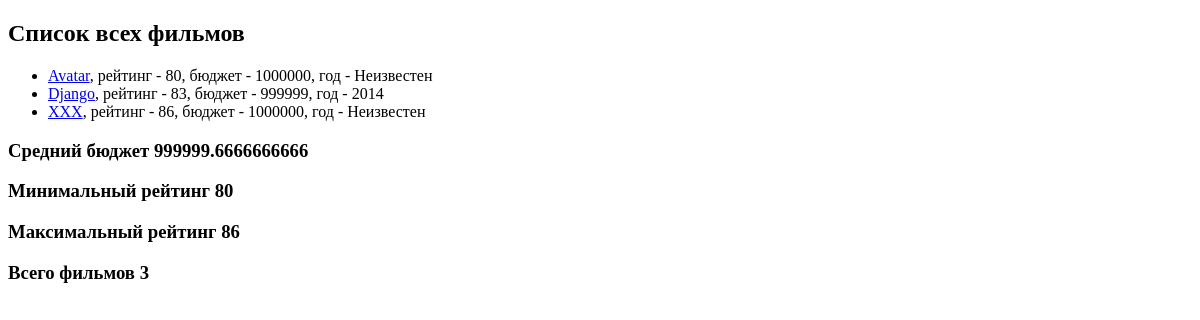
The app's page /, older data.
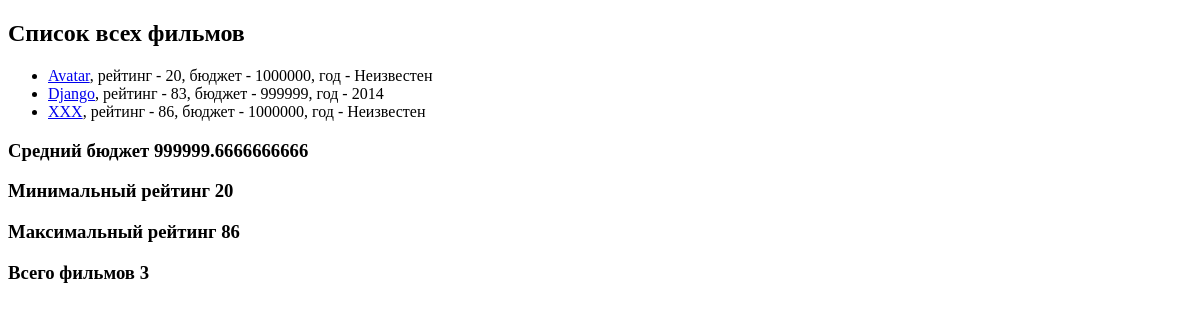
The same page, newer data.
### movie_app/models.py (models this page shows, shortened)
class Movie(models.Model):
    EUR = 'EUR'
    USD = 'USD'
    RUB = 'RUB'
    CURRENCY_CHOICES = [
        (EUR, 'Euro'),
        (USD, 'Dollars'),
        (RUB, 'Rubles'),
    ]
    name = models.CharField(max_length=40)
    rating = models.IntegerField(validators=[MinValueValidator(1),MaxValueValidator(100)])
    year = models.IntegerField(null=True, blank=True)
    budget = models.IntegerField(default=1000000, blank=True, validators=[MinValueValidator(1)])
    currency = models.CharField(max_length=3, choices=CURRENCY_CHOICES, default=RUB)
    slug = models.SlugField(default='',null=False, db_index=True)
    def get_url(self):
        return reverse('movie-detail', args=[self.slug])

### movie_app/views.py (the view)
# urls.py: path('', movie.show_all_movie),
def show_all_movie(request):
    movies = Movie.objects.annotate(
        true_bool=Value(True),
        false_bool = Value(False),
        str_field=Value('hello'),
        int_field=Value(123),
        new_budget = F('budget') + 100,
        new_year = F('year')+F('rating')
        )
    agg = movies.aggregate(Avg('budget'), Max('rating'), Min('rating'))
    return render(request, 'movie_app/all_movies.html',{
        'movies': movies,
        'agg': agg,
        'total': movies.count()
    })

### movie_app/templates/movie_app/all_movies.html (shortened to what this page needs)
{% extends 'movie_app/base.html' %}
{% block content %}
  <h2> Список всех фильмов </h2>
  <ul>
    {% for movie in movies %}
    <li><a href=" {{movie.get_url}}">{{ movie.name }}</a>,
      рейтинг - {{movie.rating}},
      бюджет - {{ movie.budget }},
      год - {{ movie.year|default:"Неизвестен"}} </li>
    {% endfor %}
  </ul>
<h3>Средний бюджет {{ agg.budget__avg }}</h3>
<h3>Минимальный рейтинг {{ agg.rating__min}}</h3>
<h3>Максимальный рейтинг {{ agg.rating__max}}</h3>
<h3>Всего фильмов {{ total }}</h3>
{% endblock %}

Row changes from the older to the newer data that the page shows:
changed Movie "Avatar": rating "80" → "20"
Text that changed along with them:
{{ agg.rating__min }}: "80" → "20"
